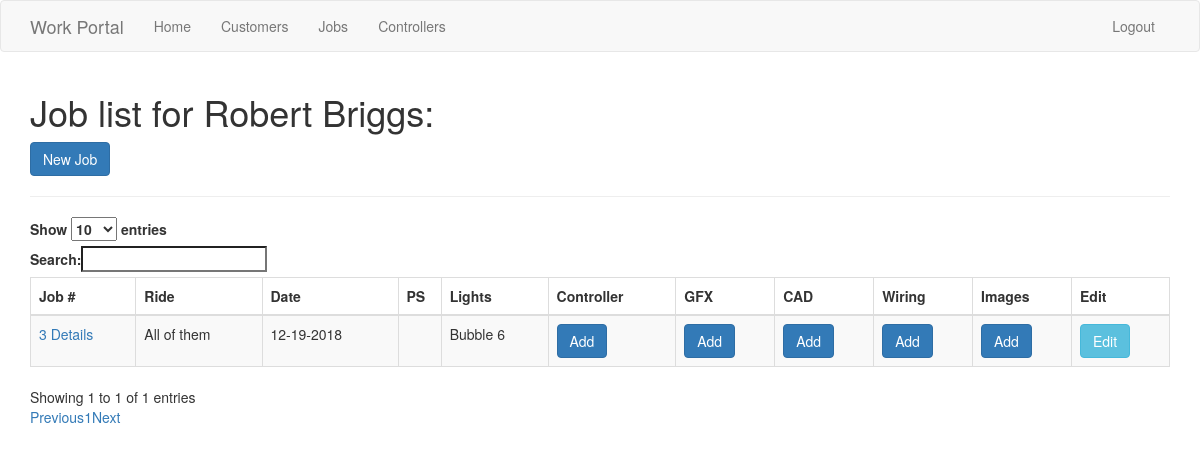
Page /orders/1 (signed in) on the earlier database version.
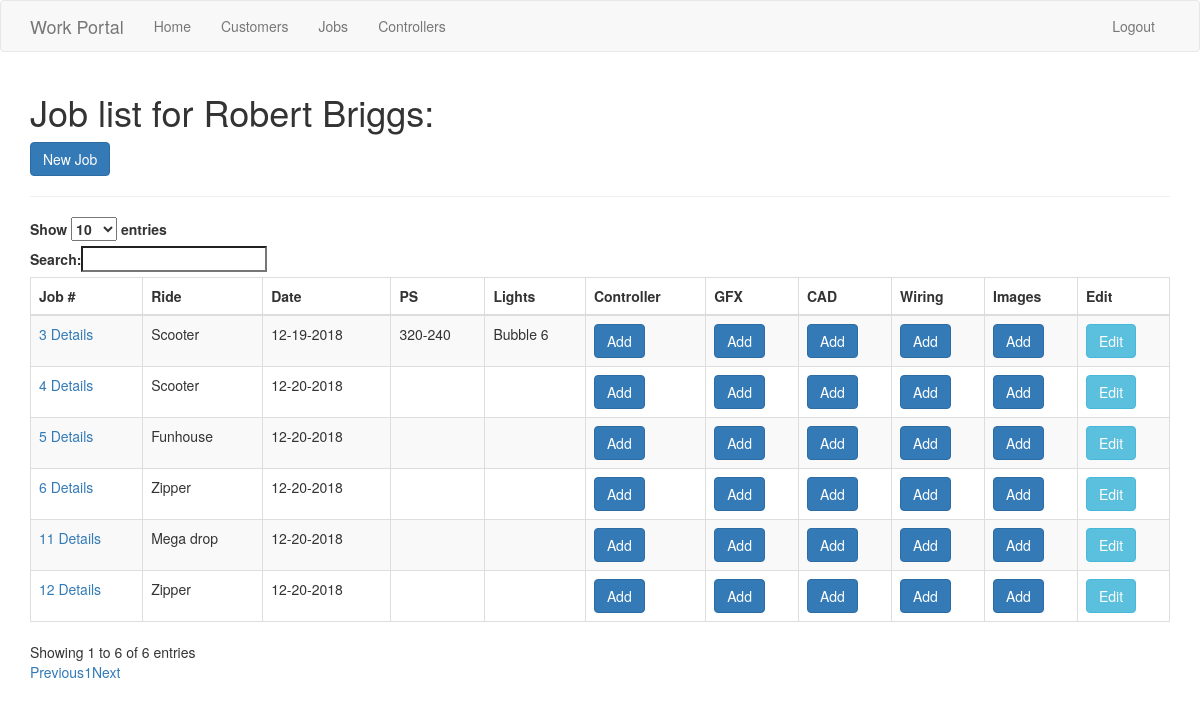
Same page on the later database version.
### app/models.py (models this page shows, shortened)
class Order(db.Model):
    id = db.Column(db.Integer, primary_key=True)
    customer_id = db.Column(db.Integer(), db.ForeignKey('customer.id'))
    controller = db.relationship('Controller', backref='order', lazy=True, cascade='delete,all')
    bubble_six = db.Column(db.Integer(), nullable=False)
    bubble_nine = db.Column(db.Integer(), nullable=False)
    bubble_fourteen = db.Column(db.Integer(), nullable=False)
    puck_six = db.Column(db.Integer(), nullable=False)
    puck_molex_six = db.Column(db.Integer(), nullable=False)
    puck_nine = db.Column(db.Integer(), nullable=False)
    long_nineteen = db.Column(db.Integer(), nullable=False)
    short_nineteen = db.Column(db.Integer(), nullable=False)
    green_nineteen = db.Column(db.Integer(), nullable=False)
    ads_twentyfour = db.Column(db.Integer(), nullable=False)
    ads_thirtysix = db.Column(db.Integer(), nullable=False)
    two_forty = db.Column(db.Integer(), nullable=False)
    three_twenty = db.Column(db.Integer(), nullable=False)
    image = db.relationship('Image', backref='order', lazy=True, cascade='delete,all')
    controller = db.relationship('Controller', backref='order', lazy=True, cascade='delete,all')
    ride = db.Column(db.String(128), nullable=True)
    date_created = db.Column(db.DateTime, nullable=False, default=datetime.now)
    date_updated = db.Column(db.DateTime, onupdate=datetime.now)

### app/order/routes.py (the view)
@bp.route('/orders/<customer_id>')
@login_required
def customer_orders(customer_id):
    customer = Customer.query.get(customer_id)
    orders = customer.order
    for order in orders:
        for image in order.image:
            url = images.url(image.filename)
            print(url)
    return render_template('order/orders.html', orders=orders, title=f'Job list for {customer.name.title()}', customer_id=customer_id)

### app/models.py (called while the page is built)
@login.user_loader
def load_user(id):
    return User.query.get(int(id))

### app/templates/order/orders.html (shortened to what this page needs)
{% extends "base.html" %}
{% import 'bootstrap/wtf.html' as wtf %}
{% block app_content %}
<h1>{{ title }}:</h1>
<a class="btn btn-primary" href="{{ url_for('order.create_order', customer_id=customer_id) }}">New Job</a>
<hr>
<table id="customer_jobs" class="table table-striped table-bordered">
    <thead>
        <tr>
            <th>Job #</th>
            <th>Ride</th>
            <th>Date</th>
            <th>PS</th>
            <th>Lights</th>
            <th>Controller</th>
            <th>GFX</th>
            <th>CAD</th>
            <th>Wiring</th>
            <th>Images</th>
            <th>Edit</th>
        </tr>
    </thead>
    {% for order in orders %}
    <tr>
        <td><a href="{{ url_for('order.detail_order', number=order.id) }}">{{ order.id }} Details</a></td>
        <td>{{ order.ride.capitalize() }}</td>
        <td>{{ order.date_created.strftime('%m-%d-%Y') }}</td>
        <td>
            {% if order.two_forty and order.three_twenty %}
            320-240
            {% elif order.three_twenty %}
            320
            {% elif order.two_forty %}
            240
            {% endif %}
        </td>
        <td>
            <ul class="list-unstyled">
                {% if order.bubble_six %}
                <li>Bubble 6</li>
                {% endif %}
            </ul>
        </td>
        <td>
                {% if order.controller %}
                {% for controller in order.controller %}
                <a href="{{ url_for('controller.detail_controller', controller_number=controller.controller_number) }}">  #{{ controller.controller_number }}</a>
                {% endfor %}
                {% else %}
                <a class="btn btn-primary" href="{{ url_for('controller.create_controller', order_id=order.id, customer_id=order.customer.id) }}">Add</a>
                {% endif %}
        </td>
        <td>
            <a class="btn btn-primary" href="#">Add</a>
        </td>
        <td>
                <a class="btn btn-primary" href="#">Add</a>
        </td>
        <td>
                <a class="btn btn-primary" href="#">Add </a>
        </td>
        <td>
                <a class="btn btn-primary" href="{{ url_for('upload', order_id=order.id) }}">Add</a>
        </td>
        <td><a class="btn-info btn" href="{{ url_for('order.edit_order', number=order.id) }}">Edit</a></td>
    </tr>
    {% endfor %}
</table>
{% endblock %}

Differences in the rows shown:
changed Order id 3: ride "All of them" → "Scooter"; now shows "320-240"
added Order: id "4", ride "Scooter", date_created "12-20-2018"
added Order: id "5", ride "Funhouse", date_created "12-20-2018"
added Order: id "6", ride "Zipper", date_created "12-20-2018"
added Order: id "11", ride "Mega drop", date_created "12-20-2018"
added Order: id "12", ride "Zipper", date_created "12-20-2018"
Other differences:
text written by a page script: "Show entries Search: Showing 1 to 1 of 1 entries Previous 1 Next" → "Show entries Search: Showing 1 to 6 of 6 entries Previous 1 Next"
